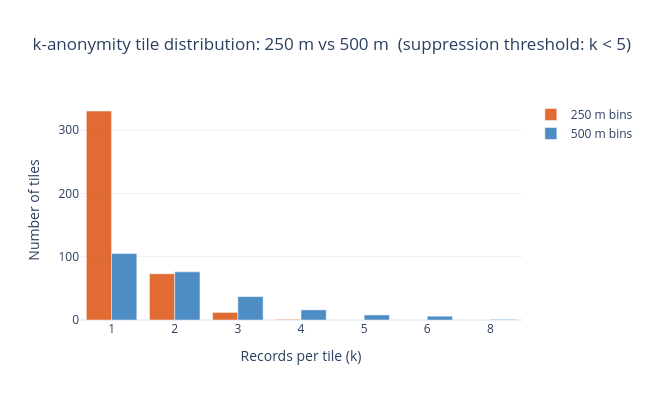

Notebook code cell kept with this figure:
### Markdown cell above
**Figure 15d.** Original incident locations coloured by 500 m suppression status.
Blue circles are records in tiles containing ≥ 5 individuals — these would appear
on the public-facing service planning map. Grey circles are suppressed records
(k < 5); they remain in the decode tier for licensed analysts but are withheld
from any public display. Toggle the suppressed layer off to see what a public
health analyst without decode access would observe. Compared to Figure 15b, the
grey area (suppressed) highlights where data sparsity — often in historically
under-served areas — creates gaps in the public map.

### Code cell
# Figure 15e — k-anonymity comparison: 250 m vs 500 m side by side
k_vals_500 = tile_counts_500["k"].clip(upper=10)
k_hist_500 = k_vals_500.value_counts().sort_index()

all_k = sorted(set(k_hist_250.index) | set(k_hist_500.index))
labels = [str(k) if k < 10 else "10+" for k in all_k]

fig_15e = go.Figure()
fig_15e.add_trace(go.Bar(
    name="250 m bins",
    x=labels,
    y=[k_hist_250.get(k, 0) for k in all_k],
    marker_color="#d94801", opacity=0.8,
))
fig_15e.add_trace(go.Bar(
    name="500 m bins",
    x=labels,
    y=[k_hist_500.get(k, 0) for k in all_k],
    marker_color="#2171b5", opacity=0.8,
))
fig_15e.update_layout(
    title=f"k-anonymity tile distribution: 250 m vs 500 m  (suppression threshold: k < {K_MIN})",
    xaxis_title="Records per tile (k)",
    yaxis_title="Number of tiles",
    barmode="group",
    template="plotly_white", height=400, width=650,
)
fig_15e.show()

### Figure 1 — Plotly figure (JSON) as saved in the notebook; plotly's stock layout.template omitted (floating-point values rounded to 4 significant figures)
{"data": [{"marker": {"color": "#d94801"}, "name": "250 m bins", "opacity": 0.8, "type": "bar", "x": ["1", "2", "3", "4", "5", "6", "8"], "y": [330, 73, 12, 1, 0, 0, 0]}, {"marker": {"color": "#2171b5"}, "name": "500 m bins", "opacity": 0.8, "type": "bar", "x": ["1", "2", "3", "4", "5", "6", "8"], "y": [105, 76, 37, 16, 8, 6, 1]}], "layout": {"barmode": "group", "height": 400, "title": {"text": "k-anonymity tile distribution: 250 m vs 500 m  (suppression threshold: k < 5)"}, "width": 650, "xaxis": {"title": {"text": "Records per tile (k)"}}, "yaxis": {"title": {"text": "Number of tiles"}}}}
